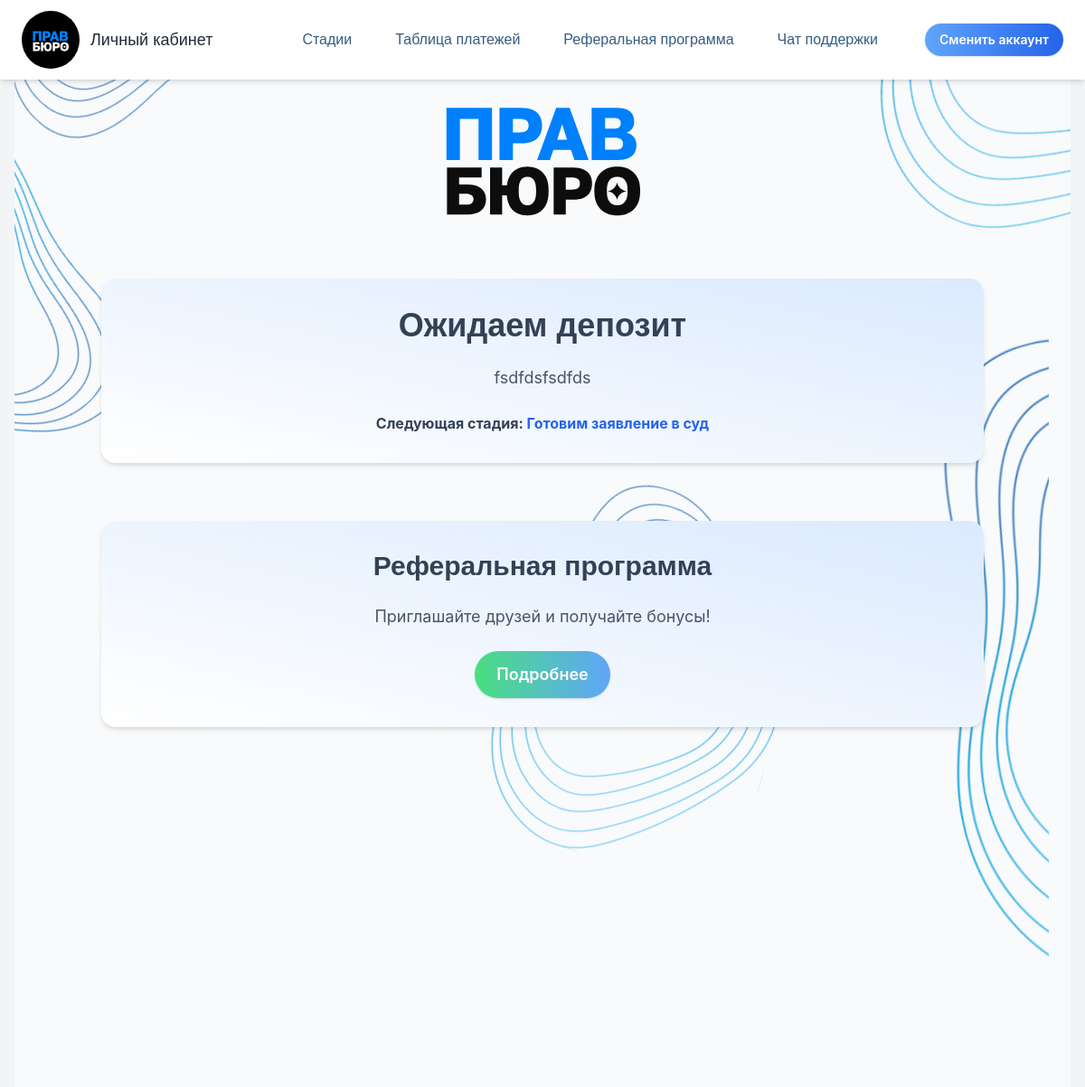
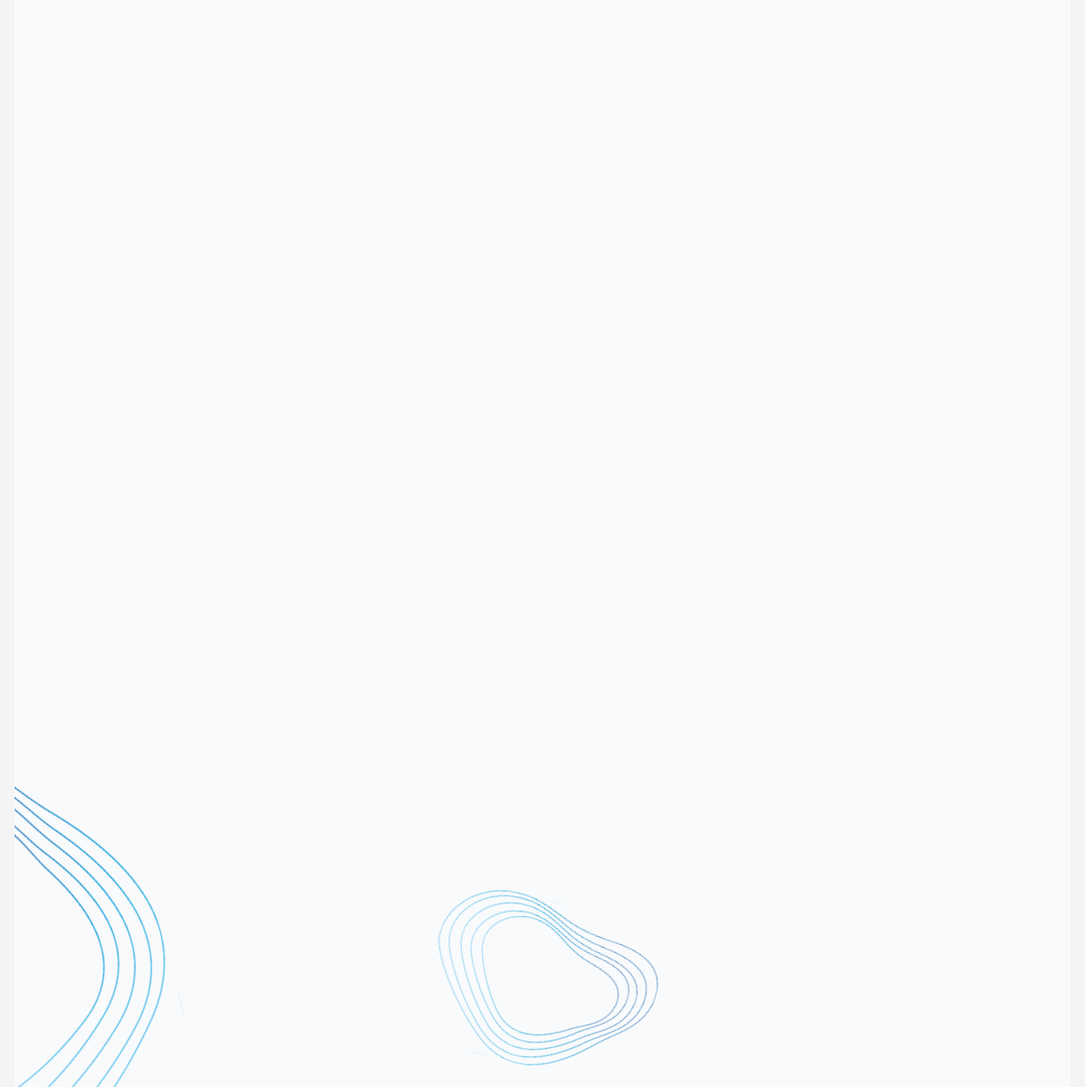
Screenshot of /dashboard/stages/deposit_wait/ with the database file from the repository (2 pictures, top to bottom).
### clients/models.py (models this page shows, shortened)
class StageTemplate(models.Model):
    name = models.CharField(max_length=100, unique=True)
    order = models.PositiveIntegerField(default=0)
    slug = models.SlugField(max_length=100, unique=True, blank=True, null=True)
    description = models.TextField(blank=True, null=True, help_text="Описание стадии")
    youtube_url = models.URLField(blank=True, null=True, help_text="Ссылка на видео YouTube")
    bitrix_stage_id = models.CharField(
        max_length=255,
        blank=True,
        null=True,
        unique=True,
        help_text="ID стадии сделки в Битрикс24 (например, 'C1:NEW' или 'C2:WON')"
    )
    class Meta:
        ordering = ['order']
    def get_next(self):
        return StageTemplate.objects.filter(order__gt=self.order).order_by('order').first()

### clients/views.py (the view)
# urls.py: path('dashboard/stages/<slug:slug>/', stage_detail, name='stage_detail'),
@csrf_exempt
def stage_detail(request, slug):
    stage = get_object_or_404(StageTemplate, slug=slug)
    return render(request, "stage_detail.html", {
        "stage": stage,
        "next_stage": stage.get_next()
    })

### clients/templates/stage_detail.html
{% extends "base.html" %}
{% load static %}
{% block content %}
<div class="relative bg-gray-50 text-gray-800 min-h-screen overflow-hidden" style="font-family: 'SF Pro Display', sans-serif;">
  <div class="absolute inset-0 pointer-events-none">
    <img src="{% static 'img/line2.svg' %}" alt="line2" class="absolute top-10 left-0 w-32 md:w-48">
    <img src="{% static 'img/line3.svg' %}" alt="line3" class="absolute bottom-0 left-0 w-40 md:w-56">
    <img src="{% static 'img/line4.svg' %}" alt="line4" class="absolute bottom-5 left-1/2 transform -translate-x-1/2 w-48 md:w-72">
    <img src="{% static 'img/line5.svg' %}" alt="line5" class="absolute top-0 right-0 w-40 md:w-64">
    <img src="{% static 'img/line7.svg' %}" alt="line7" class="absolute top-[700px] right-6 transform -translate-y-1/2 w-36 md:w-56">
    <img src="{% static 'img/line8.svg' %}" alt="line8" class="absolute top-0 left-1/3 -translate-x-full w-[500px]">
    <img src="{% static 'img/line9.svg' %}" alt="line9" class="absolute top-[500px] left-[500px] w-32 md:w-[400px]">
  </div>
  <div class="relative max-w-5xl mx-auto px-6 py-12 space-y-16">
    <div class="flex justify-center mt-8">
      <img src="{% static 'img/logo1.svg' %}" alt="Логотип" class="w-56 h-auto">
    </div>
    <section class="bg-gradient-to-tr from-white to-blue-100 shadow-md rounded-2xl p-8 space-y-6 text-center">
      <h1 class="text-3xl md:text-4xl font-bold text-slate-700" style="font-family: 'TT Norms Medium', sans-serif;">
        {{ stage.name }}
      </h1>
      <div class="text-lg text-slate-600 space-y-4">
        {{ stage.description|linebreaks }}
      </div>
      {% if next_stage %}
        <p class="text-slate-700 font-bold mt-4">
          Следующая стадия:
          <a href="{% url 'stage_detail' next_stage.slug %}" class="text-blue-600 hover:underline">
            {{ next_stage.name }}
          </a>
        </p>
      {% endif %}
    </section>
    <section class="bg-gradient-to-tr from-white to-blue-100 shadow-md rounded-2xl p-8 space-y-6 text-center">
      <h2 class="text-2xl md:text-3xl font-bold text-slate-700" style="font-family: 'TT Norms Medium', sans-serif;">
        Реферальная программа
      </h2>
      <p class="text-lg text-slate-600">
        Приглашайте друзей и получайте бонусы!
      </p>
      <div class="flex justify-center">
        <a href="{% url 'referral_page' %}"
           class="inline-flex items-center gap-3 px-6 py-3 bg-gradient-to-r from-green-400 to-blue-400 text-white rounded-full shadow hover:from-green-500 hover:to-blue-500 transition text-lg font-semibold">
          Подробнее
        </a>
      </div>
    </section>
  </div>
</div>
{% endblock %}

### rows the page displays
StageTemplate: name "Ожидаем депозит", description "fsdfdsfsdfds"
StageTemplate: name "Готовим заявление в суд"
